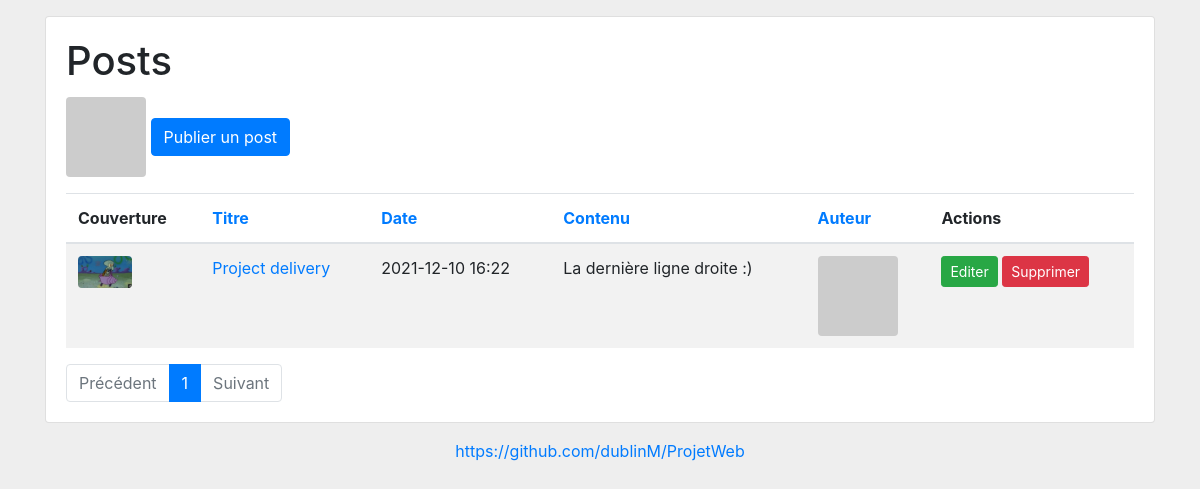
/ProjetWeb/posts (signed in), run on the app's committed database.
### tables this page shows
CREATE TABLE IF NOT EXISTS `posts` (
	`post_id`      INT(11)      NOT NULL PRIMARY KEY AUTO_INCREMENT,
	`post_created` DATETIME     NOT NULL DEFAULT CURRENT_TIMESTAMP,
	`post_updated` DATETIME     NOT NULL ON UPDATE CURRENT_TIMESTAMP,
	`post_title`   VARCHAR(255) NOT NULL,
	`post_author`  INT(11)      NOT NULL,
	`post_content` TEXT         NOT NULL,
	`post_cover`   VARCHAR(255) NOT NULL
);

### app/controllers/PostsController.php (called while the page is built, shortened)
<?php
class PostsController extends Controller
{
	public function index() : void
	{
		$pagination = $this->PostsModel->pagination( 'posts', ( int )$_GET['page'], 5 );
		$sort       = $this->PostsModel->sort( 'post_', ( string )$_GET['sort'], array( 'title', 'time', 'content', 'author' ) );
		$posts = $this->PostsModel->readPosts( $pagination, $sort );
		$data = array(
			'title'      => 'Posts',
			'posts'      => $posts,
			'pagination' => $pagination,
		);
		$this->view( 'posts/posts', $data );
	}
}

### index.php (called while the page is built, shortened)
<?php
require_once('./core/App.php' );
$app = new App();
$app->autoload();
$app->config();
$app->start();

### core/classes/Sql.php (called while the page is built, shortened)
<?php
class Sql
{
	private static $instance = NULL;
	public static function query()
	{
		self::$instance = new self();
		return self::$instance;
	}
	public function get()
	{
		$array = ( array )$this;
		$string = implode( ' ', $array );
		return $string;
	}
	public function as( string $options )
	{
		$query_part = 'AS ' . $options;
		return $this;
	}
	public function from( string $options )
	{
		$query_part = 'FROM ' . $options;
		return $this;
	}
	public function innerJoin( string $options )
	{
		$query_part = 'INNER JOIN ' . $options;
		return $this;
	}
	public function limit( string $options )
	{
		$query_part = 'LIMIT ' . $options;
		return $this;
	}
	public function on( string $options )
	{
		$query_part = 'ON ' . $options;
		return $this;
	}
	public function orderBy( string $options )
	{
		$query_part = 'ORDER BY ' . $options;
		return $this;
	}
	public function select( string $options = '*' )
	{
		$query_part = 'SELECT ' . $options;
		return $this;
	}
}

### core/classes/Model.php (called while the page is built, shortened)
<?php
abstract class Model
{
	protected $db;
	function __construct()
	{
		global $app;
		$this->db = $app->db;
	}
	public function pagination( string $for, int $page, int $perpage = 10 ) : array
	{
		$sql = Sql::query()
			->select( 'COUNT(*)' )
			->as( 'total' )
			->from( $for )
			->get();
		$stmt = $this->db->prepare( $sql );
		$stmt->execute();
		$pages = $stmt->fetch( PDO::FETCH_ASSOC );
		$page        = $page != 0 ? $page : 1;
		$total_pages = ceil( $pages['total'] / $perpage );
		$start       = $perpage * $page - $perpage;
		return array(
			'for'         => $for,
			'page'        => $page,
			'total_pages' => $total_pages,
			'start'       => $start,
			'perpage'     => $perpage,
		);
	}
	public function sort( string $prefix, string $by, array $keys = array() ) : array
	{
		if ( isset( $by ) && in_array( $by, $keys ) ) {
			if ( $by == 'time' ) {
				$by = 'created';
			}
			$sort = array(
				'by'    => $prefix . $by,
				'order' => 'ASC',
			);
		} else {
			$sort = array(
				'by'    => $prefix . 'id',
				'order' => 'DESC',
			);
		}
		return $sort;
	}
}

### app/models/PostsModel.php (called while the page is built, shortened)
<?php
class PostsModel extends Model
{
	public function readPosts( array $pagination, array $sort ) : array
	{
		$sql = Sql::query()
			->select( 'post_id, post_created, post_updated, post_title, post_content, post_author, post_cover, user_id, user_name, user_email' )
			->from( 'posts' )
			->innerJoin( 'users' )
			->on( 'posts.post_author = users.user_id' )
			->orderBy( $sort['by'] . ' ' . $sort['order'] )
			->limit( $pagination['start'] . ', ' . $pagination['perpage'] )
			->get();
		$stmt = $this->db->prepare( $sql );
		$stmt->execute();
		return $stmt->fetchAll( PDO::FETCH_ASSOC );
	}
}

### core/helpers/Time.php (called while the page is built)
<?php
class Time
{
	public static function get( string $time_created, string $time_updated = '0000-00-00 00:00:00', string $time_format = 'Y-m-d H:i' ) : string
	{
		$time = $time_updated != '0000-00-00 00:00:00' ? $time_updated : $time_created;
		$time = date( $time_format, strtotime( $time ) );
		return $time;
	}
}

### app/views/posts/posts.php (the view, shortened to what this page needs)
<section class="card mt-3 mb-3">
	<div class="card-body">
		<h1 class="card-title">Posts</h1>
		<?php User::panel(); ?>
		<?php if ( ! empty( $posts ) ) : ?>
		<table class="table table-striped mb-0">
			<thead>
				<tr>
					<th>Couverture</th>
					<th><a href=<?php echo GENERAL_CONFIG['url']."/posts/?sort=title"; ?> >Titre</a></th>
					<th><a href=<?php echo GENERAL_CONFIG['url']."/posts/?sort=time"; ?> >Date</a></th>
					<th><a href=<?php echo GENERAL_CONFIG['url']."/posts/?sort=content"; ?>>Contenu</a></th>
					<th><a href=<?php echo GENERAL_CONFIG['url']."/posts/?sort=author"; ?>>Auteur</a></th>
					<?php if ( User::login() ) : ?>
					<th>Actions</th>
					<?php endif; ?>
				</tr>
			</thead>
			<tbody>
				<?php foreach ( $posts as $post ) : ?>
				<tr>
					<td>
						<?php if ( $post['post_cover'] ) : ?>
						<a href=<?php echo GENERAL_CONFIG['url']."/posts/post/". $post['post_id']; ?>>
							<img src=<?php echo GENERAL_CONFIG['url']."/". $post['post_cover']; ?> alt="<?= $post['post_title']; ?>" class="img-fluid rounded" style="height: 32px">
						</a>
						<?php endif; ?>
					</td>
					<td><a href=<?php echo GENERAL_CONFIG['url']."/posts/post/". $post['post_id']; ?>><?= mb_strimwidth( $post['post_title'], 0, 16, '...' ); ?></a></td>
					<td>
						<time datetime="<?= Time::get( $post['post_created'], $post['post_updated'], 'c' ); ?>">
							<?= Time::get( $post['post_created'], $post['post_updated'], 'Y-m-d H:i' ); ?>
						</time>
					</td>
					<td><?= mb_strimwidth( strip_tags( $post['post_content'] ), 0, 32, '...' ); ?></td>
					<td>
						<a href=<?php echo GENERAL_CONFIG['url']."/users/user/".$post['user_id']; ?> data-toggle="tooltip" data-placement="left" title="<?= $post['user_name']; ?>">
							<?= User::gravatar( $post['user_email'], 32, 'monsterid', 'g', true, array( 'alt' => $post['user_name'], 'class' => 'img-fluid rounded' ) ); ?>
						</a>
					</td>
					<?php if ( User::login() ) : ?>
					<td>
						<?php if ( User::author( $post['post_author'] ) || User::role( array( 'admin', 'editor' ) ) ) : ?>
						<a href=<?= GENERAL_CONFIG['url']."/posts/edit/".$post['post_id']; ?> class="btn btn-success btn-sm">Editer</a>
							<?php if ( User::author( $post['post_author'] ) || User::role( array( 'admin' ) ) ) : ?>
							<a href=<?= GENERAL_CONFIG['url']."/posts/delete/".$post['post_id']; ?> class="btn btn-danger btn-sm" onclick="return confirm( 'Etes vous sûr de vouloir supprimer le post <?= $post['post_title']; ?>?' );">Supprimer</a>
							<?php endif; ?>
						<?php endif; ?>
					</td>
					<?php endif; ?>
				</tr>
				<?php endforeach; ?>
			</tbody>
		</table>
		<?php else : ?>
		<div class="alert alert-warning mb-0">Vide.</div>
		<?php endif; ?>
	</div>
</section>

### core/helpers/User.php (shortened to what this page needs)
<?php
class User
{
	public static function author( int $author_id ) : bool
	{
		return $_SESSION['user']['id'] == $author_id ? true : false;
	}
	public static function gravatar( string $email, int $s = 64, string $d = 'monsterid', string $r = 'g', bool $img = false, array $atts = array() ) : string
	{
		$url  = 'https://www.gravatar.com/avatar/';
		$url .= md5( strtolower( trim( $email ) ) );
		$url .= '?s=' . $s . '&d=' . $d . '&r=' . $r;
		if ( $img ) {
			$url = '<img src="' . $url . '"';
			foreach ( $atts as $key => $val ) {
				$url .= ' ' . $key . '="' . $val . '"';
			}
			$url .= ' />';
		}
		return $url;
	}
	public static function login() : bool
	{
		return isset( $_SESSION['user'] ) ? true : false;
	}
	public static function panel() : void
	{
		require_once('./app/views/users/panel.php' );
	}
}

### public/assets/css/style.css (style rules this page uses)
body { background-color: #eee; }

### data on the page
posts: post_cover (picture), post_title "Project delivery", post_created+post_updated "2021-12-10 16:22", post_content "La dernière ligne droite :)"
